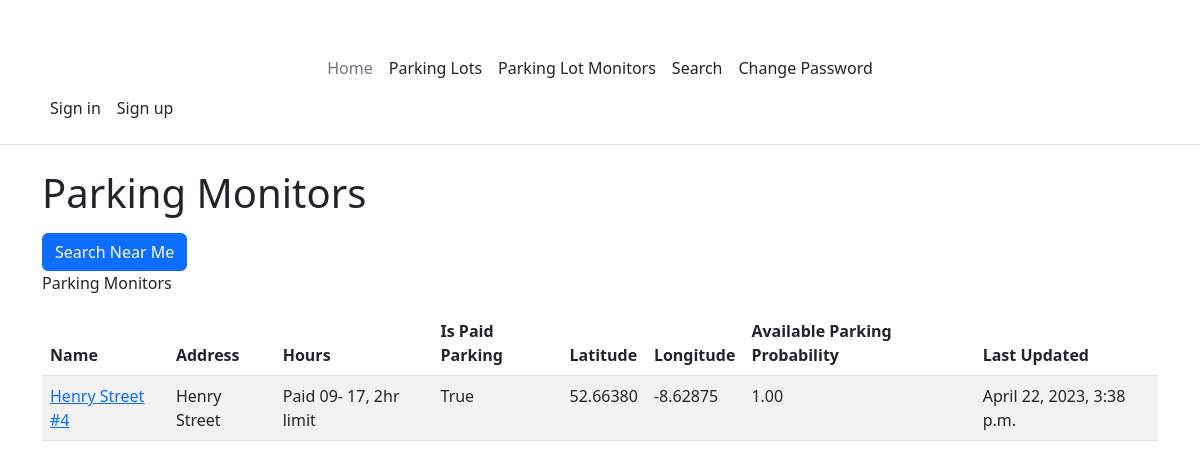
Page /parking-lot-monitors on the earlier database version.
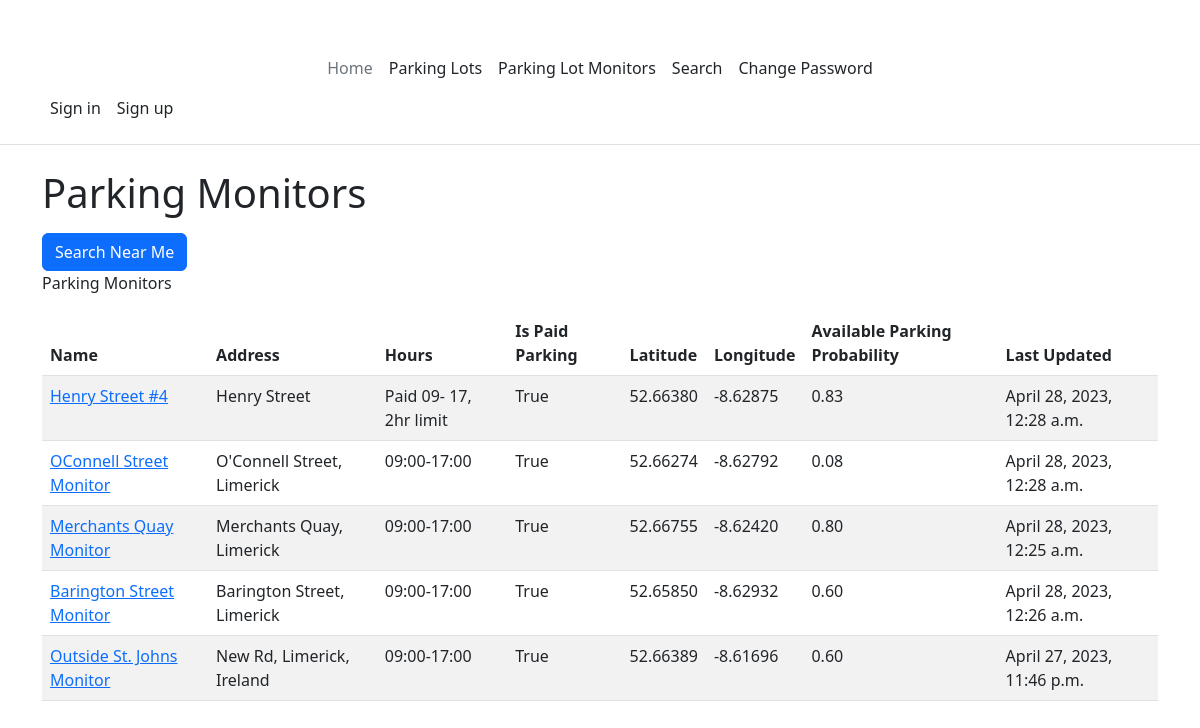
Same page on the later database version.
### PerfectParking/models.py (models this page shows, shortened)
class ParkingLotMonitor(models.Model):
    id = models.AutoField(primary_key=True)
    parkingLot = models.ForeignKey(ParkingLot, on_delete=models.CASCADE)
    name = models.CharField(max_length=100, unique=True)
    """The name of the parking lot monitor.
    This is the name that will be displayed to the user.
    Max length is 100 characters."""
    latitude = models.DecimalField(max_digits=17, decimal_places=15)
    """The latitude of the parking lot monitor"""
    longitude = models.DecimalField(max_digits=17, decimal_places=15)
    """The longitude of the parking lot monitor"""
    probabilityParkingAvailable = models.DecimalField(max_digits=5, decimal_places=2, default=0)
    """The probability that the parking lot is available."""
    free_parking_spaces = models.IntegerField(default=0)
    dateTimeLastUpdated = models.DateTimeField(auto_now=True)
    status = models.BooleanField(default=True)
    """status: True = online, False = offline"""
    image = models.ImageField(upload_to='images/parking-lot-monitor/', blank=True)

class ParkingLot(models.Model):
    id = models.AutoField(primary_key=True)
    name = models.CharField(max_length=100, unique=True)
    address = models.CharField(max_length=255)
    hours = models.CharField(max_length=255)
    isPaidParking = models.BooleanField(default=True)
    latitude = models.DecimalField(max_digits=17, decimal_places=15)
    longitude = models.DecimalField(max_digits=17, decimal_places=15)
    image = models.ImageField(upload_to='images/parking-lot/', blank=True)
    parking_spaces = models.IntegerField(default=1)

### PerfectParking/views.py (the view, shortened to what this page needs)
def parking_lot_monitors(request):
    parking_lot_monitors: list = ParkingLotMonitor.objects.all()
    return render(
        request,
        WebPages.PARKING_LOT_MONITORS,
        {"parking_lot_monitors": parking_lot_monitors},
    )

### PerfectParking/templates/website/parking-lot-monitors.html (shortened to what this page needs)
{% extends 'master.html' %}
{% load get_distance_from_lat_lang %}
{% load humanize %}
{% block main %}
<h1>Parking Monitors</h1>
<form method="post">
    <button type="submit" id="search-near-me-button" class="btn btn-primary">Search Near Me</button>
</form>
<p id="mydesc">Parking Monitors</p>
<table class="table table-striped" aria-describedby="mydesc">
    <thead>
        <tr>
            <th>Name</th>
            <th>Address</th>
            <th>Hours</th>
            <th>Is Paid Parking</th>
            <th>Latitude</th>
            <th>Longitude</th>
            <th>Available Parking Probability</th>
            <th>Last Updated</th>
        </tr>
    </thead>
    <tbody>
        {% for parking_monitor in parking_lot_monitors %}
        <tr>
            <td><a href="{% url 'parking-lot-monitor' parking_monitor.id %}">{{ parking_monitor.name }}</a></td>
            <td>{{ parking_monitor.parkingLot.address }}</td>
            <td>{{ parking_monitor.parkingLot.hours }}</td>
            <td>{{ parking_monitor.parkingLot.isPaidParking }}</td>
            <td>{{ parking_monitor.latitude|floatformat:5 }}</td>
            <td>{{ parking_monitor.longitude|floatformat:5 }}</td>
            <td>{{ parking_monitor.probabilityParkingAvailable|floatformat:2 }}</td>
            <td>{{ parking_monitor.dateTimeLastUpdated }}</td>
        {% endfor %}
    </tbody>
{% endblock %}

Differences in the rows shown:
changed ParkingLotMonitor "Henry Street #4": probabilityParkingAvailable "1.00" → "0.83"; dateTimeLastUpdated "April 22, 2023, 3:38 p.m." → "April 28, 2023, 12:28 a.m."
added ParkingLotMonitor: name "OConnell Street Monitor", parkingLot.address "O'Connell Street, Limerick", parkingLot.hours "09:00-17:00", parkingLot.isPaidParking "True", latitude "52.66274", longitude "-8.62792", probabilityParkingAvailable "0.08", dateTimeLastUpdated "April 28, 2023, 12:28 a.m."
added ParkingLotMonitor: name "Merchants Quay Monitor", parkingLot.address "Merchants Quay, Limerick", parkingLot.hours "09:00-17:00", parkingLot.isPaidParking "True", latitude "52.66755", longitude "-8.62420", probabilityParkingAvailable "0.80", dateTimeLastUpdated "April 28, 2023, 12:25 a.m."
added ParkingLotMonitor: name "Barington Street Monitor", parkingLot.address "Barington Street, Limerick", parkingLot.hours "09:00-17:00", parkingLot.isPaidParking "True", latitude "52.65850", longitude "-8.62932", probabilityParkingAvailable "0.60", dateTimeLastUpdated "April 28, 2023, 12:26 a.m."
added ParkingLotMonitor: name "Outside St. Johns Monitor", parkingLot.address "New Rd, Limerick, Ireland", parkingLot.hours "09:00-17:00", parkingLot.isPaidParking "True", latitude "52.66389", longitude "-8.61696", probabilityParkingAvailable "0.60", dateTimeLastUpdated "April 27, 2023, 11:46 p.m."
